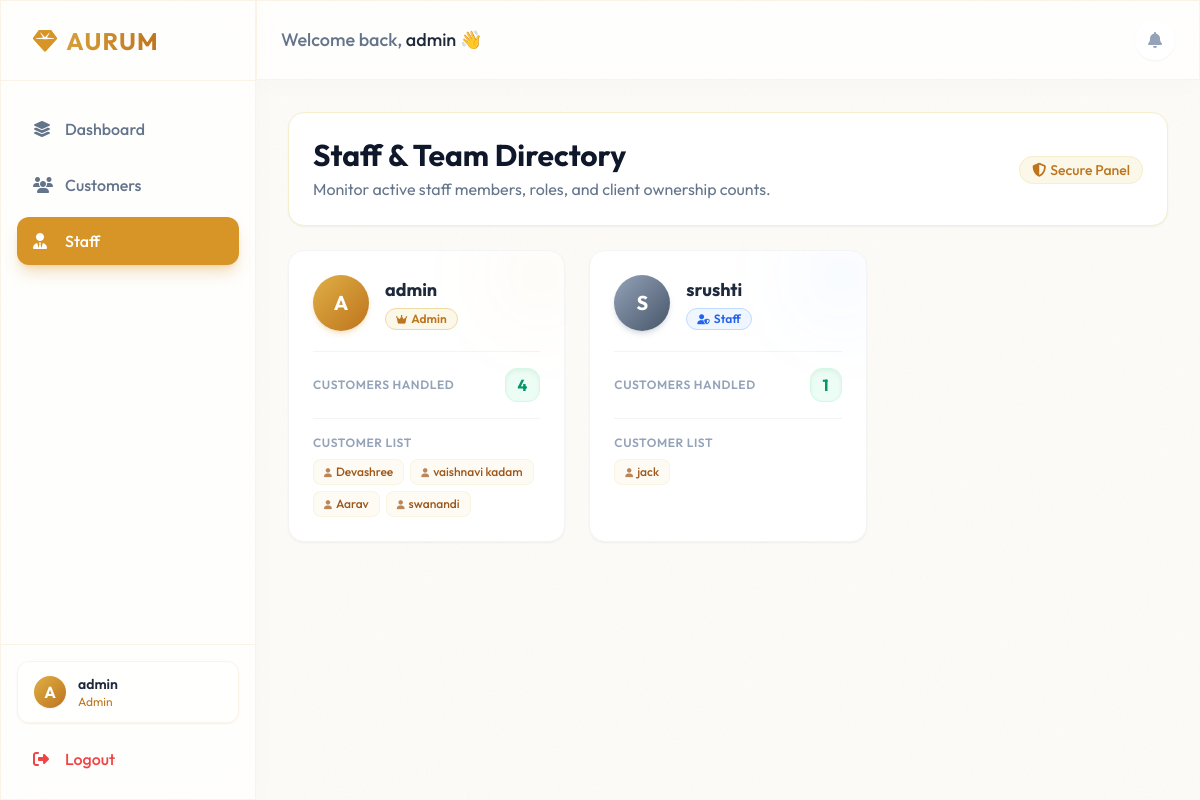
/staff (signed in), run on an earlier commit of the app's database.
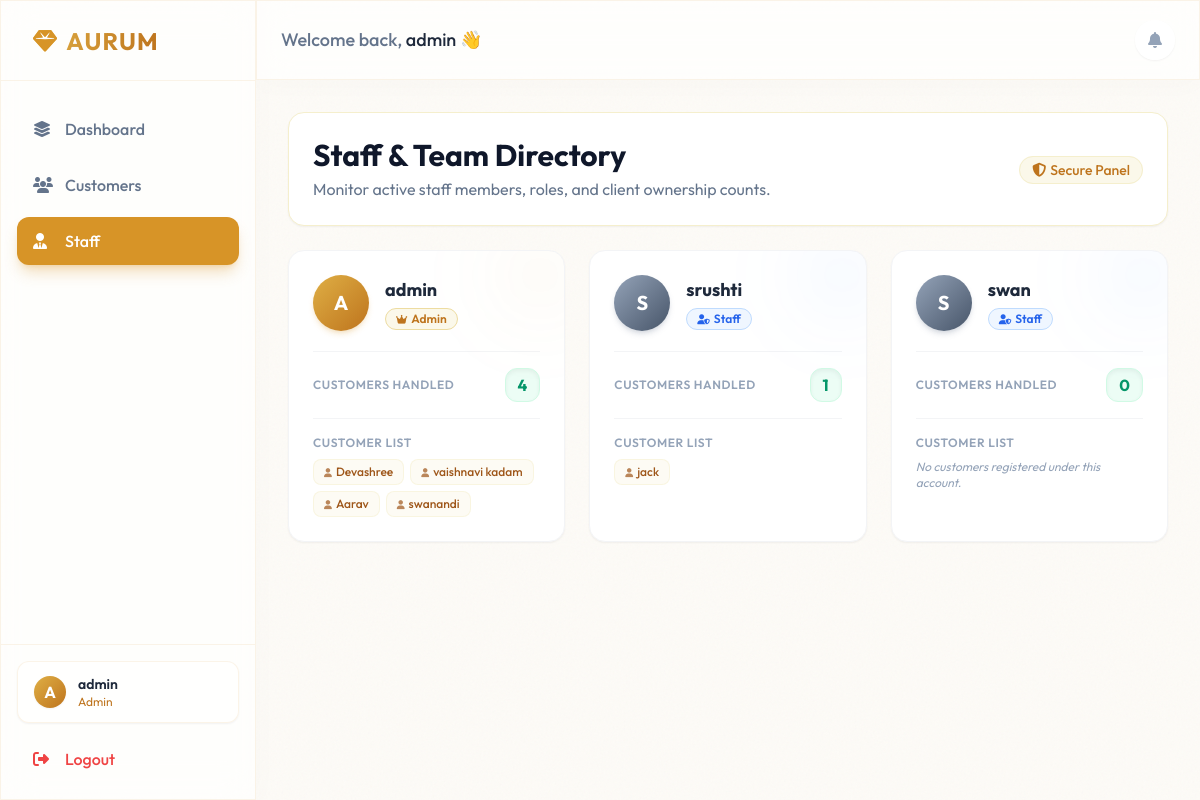
And on a later commit of the database.
### models.py (models this page shows, shortened)
class User(UserMixin, db.Model):
    __tablename__ = 'users'
    id = db.Column(db.Integer, primary_key=True)
    username = db.Column(db.String(150), unique=True, nullable=False)
    password = db.Column(db.String(150), nullable=False)
    role = db.Column(db.String(50), default='Staff') # Admin or Staff
    customers = db.relationship('Customer', backref='staff', lazy=True)

class Customer(db.Model):
    __tablename__ = 'customers'
    id = db.Column(db.Integer, primary_key=True)
    name = db.Column(db.String(150), nullable=False)
    phone = db.Column(db.String(20), nullable=False)
    address = db.Column(db.String(255), nullable=True)
    email = db.Column(db.String(150), nullable=True)
    category = db.Column(db.String(50), default='New Customer')
    total_spending = db.Column(db.Float, default=0.0)
    created_at = db.Column(db.DateTime, default=datetime.utcnow)
    staff_id = db.Column(db.Integer, db.ForeignKey('users.id'), nullable=True)
    purchases = db.relationship('Purchase', backref='customer', lazy=True, cascade="all, delete-orphan")
    notes = db.relationship('Note', backref='customer', lazy=True, cascade="all, delete-orphan")

### app.py (the view)
@app.route('/staff')
@login_required
def staff():
    all_staff = User.query.all()
    return render_template('staff.html', staff_members=all_staff)

### app.py (called while the page is built)
@login_manager.user_loader
def load_user(user_id):
    return User.query.get(int(user_id))

### templates/staff.html (shortened to what this page needs)
{% extends "base.html" %}
{% block content %}
<div class="space-y-6 animate-[fadeIn_0.5s_ease-out]">
    <div class="flex flex-col md:flex-row justify-between items-start md:items-center gap-4 bg-white p-6 rounded-2xl border border-gold-100 shadow-sm">
        <div>
            <h1 class="text-3xl font-bold text-slate-900 mb-1">Staff & Team Directory</h1>
            <p class="text-slate-500">Monitor active staff members, roles, and client ownership counts.</p>
        </div>
        <div class="hidden sm:block text-right">
            <span class="text-sm font-medium text-gold-600 bg-gold-50 px-3 py-1 rounded-full border border-gold-100">
                <i class="fa-solid fa-shield-halved mr-1"></i>Secure Panel
            </span>
        </div>
    </div>
    <div class="grid grid-cols-1 md:grid-cols-2 lg:grid-cols-3 gap-6">
        {% for member in staff_members %}
        <div class="bg-white border border-gray-100 rounded-2xl p-6 shadow-sm hover:shadow-md transition-all duration-300 relative overflow-hidden group">
            {% if member.role == 'Admin' %}
            <div class="absolute -right-6 -top-6 w-24 h-24 bg-gold-500/5 rounded-full blur-2xl group-hover:bg-gold-500/10 transition-all duration-500"></div>
            {% else %}
            <div class="absolute -right-6 -top-6 w-24 h-24 bg-blue-500/5 rounded-full blur-2xl group-hover:bg-blue-500/10 transition-all duration-500"></div>
            {% endif %}
            <div class="flex items-center gap-4 mb-5 relative z-10">
                {% if member.role == 'Admin' %}
                <div class="w-14 h-14 rounded-full bg-gradient-to-br from-gold-400 to-gold-600 flex items-center justify-center text-white text-xl font-bold shadow-md shadow-gold-500/20">
                    {{ member.username[0] | upper }}
                </div>
                {% else %}
                <div class="w-14 h-14 rounded-full bg-gradient-to-br from-slate-400 to-slate-600 flex items-center justify-center text-white text-xl font-bold shadow-md shadow-slate-500/20">
                    {{ member.username[0] | upper }}
                </div>
                {% endif %}
                <div>
                    <h3 class="text-lg font-bold text-slate-800 group-hover:text-gold-600 transition-colors">{{ member.username }}</h3>
                    <div class="flex items-center gap-2 mt-1">
                        {% if member.role == 'Admin' %}
                        <span class="px-2.5 py-0.5 rounded-full text-xs font-semibold bg-gold-50 text-gold-600 border border-gold-200">
                            <i class="fa-solid fa-crown text-[10px] mr-1"></i>{{ member.role }}
                        </span>
                        {% else %}
                        <span class="px-2.5 py-0.5 rounded-full text-xs font-semibold bg-blue-50 text-blue-600 border border-blue-200">
                            <i class="fa-solid fa-user-shield text-[10px] mr-1"></i>{{ member.role }}
                        </span>
                        {% endif %}
                    </div>
                </div>
            </div>
            <div class="mt-4 pt-4 border-t border-gray-100 flex items-center justify-between">
                <span class="text-xs text-slate-400 font-semibold uppercase tracking-wider">Customers Handled</span>
                <span class="text-base font-bold text-emerald-600 bg-emerald-50 px-3 py-1 rounded-xl border border-emerald-100 shadow-inner">
                    {{ member.customers | length }}
                </span>
            </div>
            <div class="mt-4 pt-4 border-t border-gray-100">
                <p class="text-xs text-slate-400 font-semibold uppercase tracking-wider mb-2">Customer List</p>
                {% if member.customers %}
                <div class="flex flex-wrap gap-1.5 max-h-32 overflow-y-auto pr-1">
                    {% for customer in member.customers %}
                    <a href="{{ url_for('customers') }}?search={{ customer.phone }}"
                       class="px-2.5 py-1 bg-gold-50/50 hover:bg-gold-100 text-gold-700 text-xs rounded-lg border border-gold-100/50 transition-colors flex items-center gap-1 font-medium">
                        <i class="fa-solid fa-user text-[9px] opacity-70"></i>{{ customer.name }}
                    </a>
                    {% endfor %}
                </div>
                {% else %}
                <p class="text-xs italic text-slate-400">No customers registered under this account.</p>
                {% endif %}
            </div>
        </div>
        {% endfor %}
    </div>
</div>
{% endblock %}

### templates/base.html (shortened to what this page needs)
<!DOCTYPE html>
<html lang="en">
<head>
    <link rel="stylesheet" href="https://cdnjs.cloudflare.com/ajax/libs/font-awesome/6.4.0/css/all.min.css">
    <script src="https://cdn.tailwindcss.com"></script>
</head>
<body class="font-sans antialiased min-h-screen flex selection:bg-gold-500 selection:text-white">
    {% if current_user.is_authenticated %}
    <aside class="w-64 glass border-r border-gold-500/10 hidden md:flex flex-col flex-shrink-0 transition-all duration-300">
        <div class="h-20 flex items-center px-8 border-b border-gold-500/10">
            <h1 class="text-2xl font-bold text-transparent bg-clip-text bg-gradient-to-r from-gold-400 to-gold-600 tracking-wider">
                <i class="fa-solid fa-gem mr-2 text-gold-500"></i>AURUM
            </h1>
        </div>
        <nav class="flex-1 px-4 py-6 space-y-2">
            <a href="{{ url_for('dashboard') }}" class="flex items-center gap-3 px-4 py-3 rounded-xl transition-all duration-300 {% if request.endpoint == 'dashboard' %}bg-gold-500 text-white shadow-lg shadow-gold-500/30{% else %}text-slate-500 hover:bg-gold-50/50 hover:text-gold-600{% endif %}">
                <i class="fa-solid fa-layer-group w-5"></i>
                <span class="font-medium">Dashboard</span>
            </a>
            <a href="{{ url_for('customers') }}" class="flex items-center gap-3 px-4 py-3 rounded-xl transition-all duration-300 {% if request.endpoint == 'customers' %}bg-gold-500 text-white shadow-lg shadow-gold-500/30{% else %}text-slate-500 hover:bg-gold-50/50 hover:text-gold-600{% endif %}">
                <i class="fa-solid fa-users w-5"></i>
                <span class="font-medium">Customers</span>
            </a>
            <a href="{{ url_for('staff') }}" class="flex items-center gap-3 px-4 py-3 rounded-xl transition-all duration-300 {% if request.endpoint == 'staff' %}bg-gold-500 text-white shadow-lg shadow-gold-500/30{% else %}text-slate-500 hover:bg-gold-50/50 hover:text-gold-600{% endif %}">
                <i class="fa-solid fa-user-tie w-5"></i>
                <span class="font-medium">Staff</span>
            </a>
        </nav>
        <div class="p-4 border-t border-gold-500/10">
            <div onclick="openModal('currentStaffProfileModal')" class="flex items-center gap-3 px-4 py-3 bg-white/50 border border-gold-500/10 rounded-xl mb-3 shadow-sm cursor-pointer hover:bg-gold-50/50 hover:border-gold-500/20 transition-all">
                <div class="w-8 h-8 rounded-full bg-gradient-to-br from-gold-400 to-gold-600 flex items-center justify-center font-bold text-white shadow-sm">
                    {{ current_user.username[0] | upper }}
                </div>
                <div>
                    <p class="text-sm font-semibold text-slate-800">{{ current_user.username }}</p>
                    <p class="text-xs text-gold-600">{{ current_user.role }}</p>
                </div>
            </div>
            <a href="{{ url_for('logout') }}" class="flex items-center gap-3 px-4 py-3 rounded-xl text-red-500 hover:bg-red-50 transition-colors">
                <i class="fa-solid fa-right-from-bracket w-5"></i>
                <span class="font-medium">Logout</span>
            </a>
        </div>
    </aside>
    {% endif %}
    <main class="flex-1 flex flex-col h-screen overflow-hidden">
        <header class="h-20 glass flex items-center justify-between px-6 border-b border-gold-500/10 sticky top-0 z-40">
            {% if current_user.is_authenticated %}
            <div class="hidden md:block">
                <h2 class="text-lg font-medium text-slate-500">Welcome back, <span class="text-slate-800">{{ current_user.username }}</span> 👋</h2>
            </div>
            <div class="flex items-center gap-4">
                <button class="w-10 h-10 rounded-full glass hover:bg-gold-50 transition-colors flex items-center justify-center text-slate-400 hover:text-gold-600 border border-transparent hover:border-gold-500/20 shadow-sm">
                    <i class="fa-solid fa-bell"></i>
                </button>
            </div>
            {% else %}
            <div class="w-full text-center">
                <h1 class="text-2xl font-bold text-transparent bg-clip-text bg-gradient-to-r from-gold-300 to-gold-500 tracking-wider">
                    <i class="fa-solid fa-gem mr-2 text-gold-400"></i>AURUM CRM
                </h1>
            </div>
            {% endif %}
        </header>
        <div class="flex-1 overflow-y-auto p-4 md:p-8">
            {% block content %}{% endblock %}
        </div>
    </main>
</body>
</html>

### templates/base.html (style rules this page uses)
body { background-color: #fdfbf7; color: #1e293b; }
.glass { background: rgba(255, 255, 255, 0.7); backdrop-filter: blur(16px); -webkit-backdrop-filter: blur(16px); border: 1px solid rgba(255, 255, 255, 0.8); box-shadow: 0 4px 30px rgba(0, 0, 0, 0.02); }

What changed in the data, as far as the page shows it:
added User: username "S", username "swan", role "Staff", customers|length "0", shows "No customers registered under this account."
